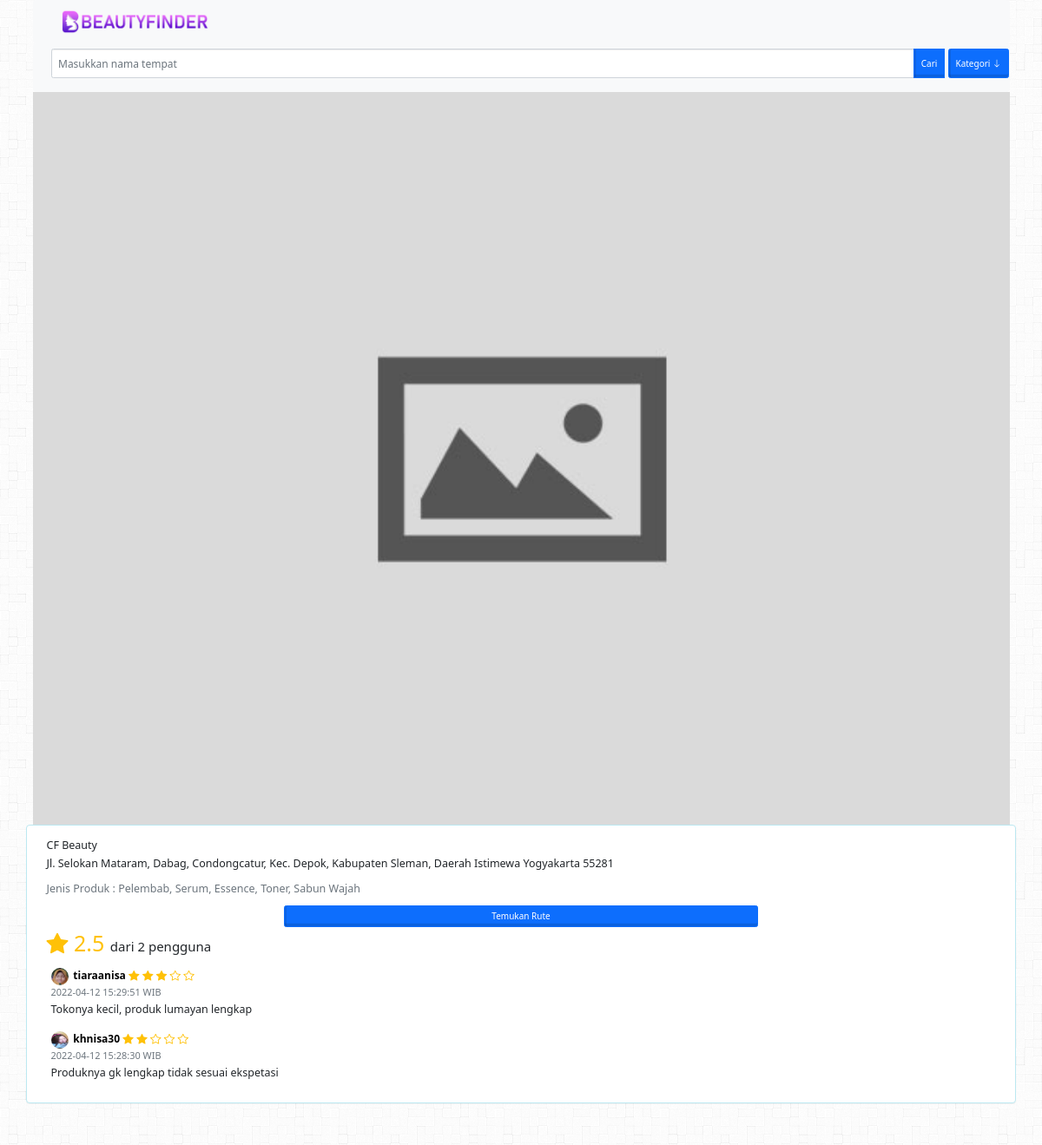
Screenshot of /place.php?id=3 (signed in) with the database file from the repository.
### tables this page shows
CREATE TABLE `toko` (
  `id` int(11) NOT NULL AUTO_INCREMENT,
  `nama_toko` varchar(255) NOT NULL,
  `id_kategori` int(11) NOT NULL,
  `img` text DEFAULT NULL,
  `alamat` text NOT NULL,
  `latitude` varchar(50) NOT NULL,
  `longitude` varchar(50) NOT NULL,
  `username` varchar(100) NOT NULL,
  `verifikasi` enum('Ya','Tidak') NOT NULL,
  PRIMARY KEY (`id`)
);

CREATE TABLE `kategori` (
  `id_kategori` int(11) NOT NULL AUTO_INCREMENT,
  `nama_kategori` varchar(100) NOT NULL,
  `simbol` varchar(200) DEFAULT NULL,
  PRIMARY KEY (`id_kategori`)
);

CREATE TABLE `ulasan` (
  `id` varchar(100) NOT NULL,
  `id_toko` int(11) NOT NULL,
  `rating` int(11) NOT NULL,
  `username` varchar(100) NOT NULL,
  `ulasan` text DEFAULT NULL,
  `waktu` datetime DEFAULT NULL,
  PRIMARY KEY (`id`)
);

CREATE TABLE `user` (
  `username` varchar(100) NOT NULL,
  `password` varchar(100) NOT NULL,
  `nama_lengkap` text NOT NULL,
  `img` text DEFAULT NULL,
  `akses` enum('Admin','User') DEFAULT NULL,
  PRIMARY KEY (`username`)
);

### place.php (the view, shortened to what this page needs)
<?php
include "koneksi.php";
include_once "header.php";
include_once "navbar.php"; ?>
<form method="POST">
    <div class="row">
        <?php
        $id = $_GET['id'];
        $data_toko = mysqli_query(
            $conn,
            "SELECT toko.id,nama_toko,alamat,latitude,longitude,img,nama_kategori
              FROM toko INNER JOIN kategori ON toko.id_kategori = kategori.id_kategori WHERE toko.id = $id"
        );
        $data = mysqli_fetch_array($data_toko);
        $idtoko = $data['id'];
        if ($data['nama_kategori'] == "Skincare") {
            $produk = "Pelembab, Serum, Essence, Toner, Sabun Wajah";
        }
        ?>
        <div class="col-md-12">
            <div>
                <img src="img/toko/<?php echo $data['img']; ?>" width="100%">
            </div>
        </div>
        <div class="panel panel-info">
            <div class="panel-body">
                <div class="fs-5">
                    <h5><?php echo $data['nama_toko']; ?></h5>
                    <p>
                        <?php echo $data['alamat']; ?>
                    </p>
                    <p class="text-secondary">
                        Jenis Produk : <?php echo $produk; ?>
                    </p>
                    <center>
                        <a class="btn btn-primary text-center w-50" href="routes.php?search=&&destination=<?php echo $data['latitude']; ?>,<?php echo $data['longitude']; ?>">Temukan Rute</a>
                    </center>
                </div>
                <?php
                $rating = mysqli_query($conn, "SELECT ROUND(AVG(rating),1) AS rating,COUNT(id) AS jmlRating FROM ulasan WHERE id_toko = '$idtoko'");
                $datarating = mysqli_fetch_array($rating);
                if ($datarating['rating'] > 0) {
                ?>
                    <span class="fs-1 text-warning mb-2"><i class="bi bi-star-fill"></i> <?php echo $datarating['rating']; ?> </span><span class="fs-4"> dari <?php echo $datarating['jmlRating']; ?> pengguna</span>
                <?php
                }
                ?>
    <?php
    $dataulasan = mysqli_query($conn, "SELECT * FROM ulasan WHERE id_toko = '$idtoko' ORDER BY waktu DESC");
    while ($ulas = mysqli_fetch_array($dataulasan)) {
        $dataUser = $ulas['username'];
        $dataUserulasan = mysqli_query($conn, "SELECT img FROM user WHERE username = '$dataUser'");
        $ulasUser = mysqli_fetch_array($dataUserulasan);
        if ($ulasUser['img'] != NULL) {
            $gambarUser = $ulasUser['img'];
        } else {
            $gambarUser = 'default.png';
        }
    ?>
        <div class="mt-2 mb-2 p-2 fs-5">
            <img class="rounded-circle me-1" src="img/user/<?php echo $gambarUser; ?>" width="20px" height="20px" id="image-preview">
            <a href="people.php?id=<?php echo $ulas['username']; ?>" id="people"><strong><?php echo $ulas['username']; ?></strong></a>
            <?php
            for ($i = 1; $i <= 5; $i++) {
                if ($i <= $ulas['rating']) {
            ?>
                    <i class="bi bi-star-fill text-warning"></i>
                <?php
                } else {
                ?>
                    <i class="bi bi-star text-warning"></i>
                <?php
                }
                ?>
            <?php
            }
            ?>
            <br>
            <small class="text-muted float-start"><?php echo $ulas['waktu']; ?> WIB</small>
            <br>
            <?php echo $ulas['ulasan']; ?>
        </div>
    <?php
    }
    ?>
        </div>
</form>
</div>

### css/style.css (style rules this page uses)
body { background: url("../img/background.png"); font-family: sistem; }
.btn { border: 0; border-bottom: 0; border-left: 0; font-weight: '900'; box-shadow: inset 0 -3.2px rgba(0, 0, 0, 0.12), inset 2px 0 rgba(0, 0, 0, 0.1); outline: none; -webkit-outline: none; -o-outline: none; -moz-outline: none; }

### header.php (style rules this page uses)
body, button, a, .form-control { font-size: 12px; }
#people { text-decoration: none; color: black; }

### rows the page displays
toko: img (placeholder picture), nama_toko "CF Beauty", alamat "Jl. Selokan Mataram, Dabag, Condongcatur, Kec. Depok, Kabupaten Sleman, Daerah Istimewa Yogyakarta 55281", id_kategori.nama_kategori "Pelembab, Serum, Essence, Toner, Sabun Wajah"
ulasan: user.img (picture), username "tiaraanisa", rating 3 (drawn), waktu "2022-04-12 15:29:51", ulasan "Tokonya kecil, produk lumayan lengkap"
ulasan: user.img (picture), username "khnisa30", rating 2 (drawn), waktu "2022-04-12 15:28:30", ulasan "Produknya gk lengkap tidak sesuai ekspetasi"

### other values shown
$datarating['rating'] "2.5"
$datarating['jmlRating'] "2"
